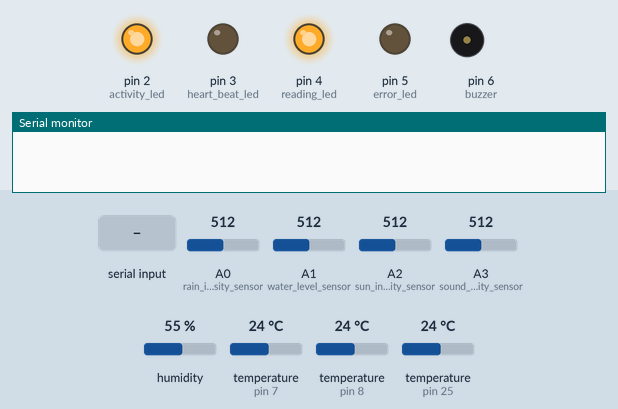
Recording of a sketch running on a simulated Arduino Mega 2560, built with avr-gcc and run on an emulated ATmega2560. Parts: output pins drawn as LEDs (lit = HIGH), buzzer (waves = sounding, pin HIGH), the last lines printed to the serial monitor. The inputs (shaded band) are chosen by the test bench; at power-on: A0 (rain_intensity_sensor) = 512, A1 (water_level_sensor) = 512, A2 (sun_intensity_sensor) = 512, A3 (sound_intensity_sensor) = 512, humidity 55 %, temperature (sensors on pin 7, pin 8, pin 25) 24 °C.

Above: at 6.4 s.
6.5 s: "1" received over Serial
At 11.0 s:
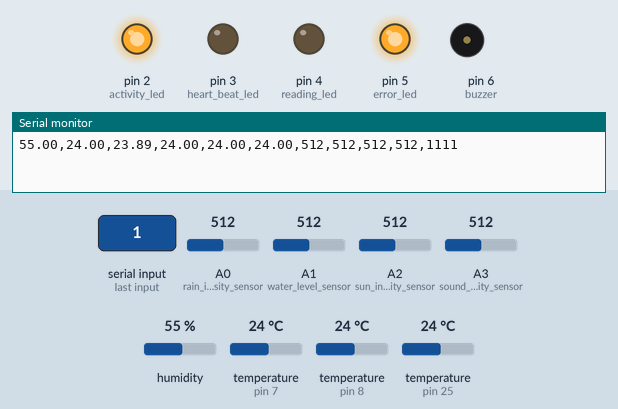
18.8 s: "0" received over Serial
At 22.7 s:
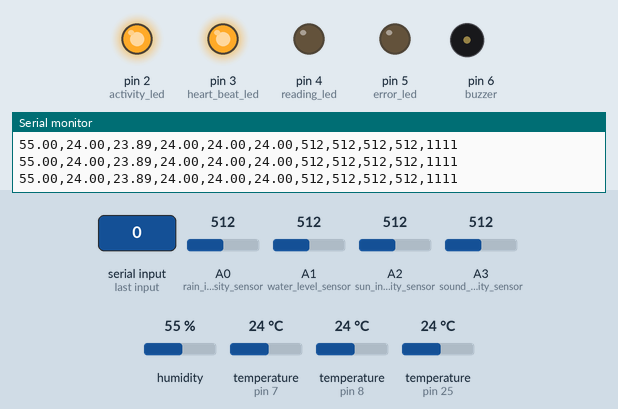
28.6 s: "2" received over Serial
At 37.5 s:
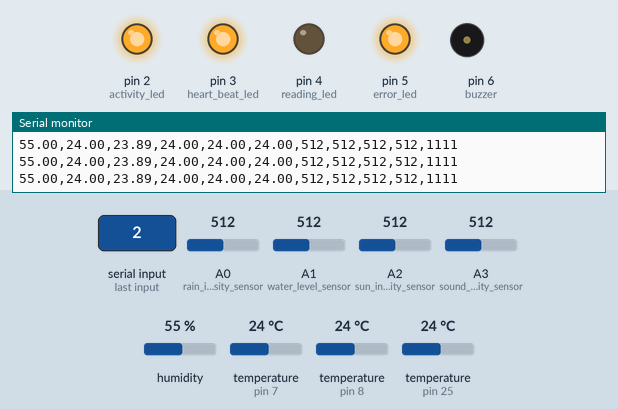
Timing chart, 0 to 44.2 s (numbered marks = the images above; inputs shaded):
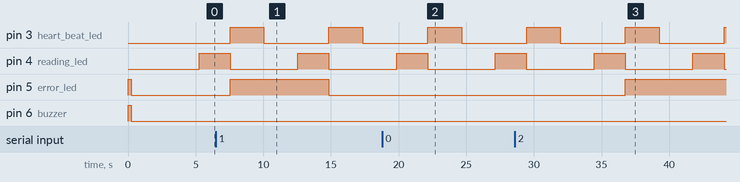

Measured:
- after the input at 18.8 s, pin 5 (error_led): stays LOW (without the input it goes to HIGH after 3.4 s)
- after the input at 28.6 s, pin 5 (error_led): LOW → HIGH after 8.2 s instead of 0.86 s
- by itself, pin 3 (heart_beat_led): alternates HIGH for 2.5 s and LOW for 4.8 s
- by itself, pin 4 (reading_led): alternates HIGH for 2.3 s and LOW for 5.0 s

The sketch:

Arduino.ino
```cpp
//libraries to include
#include <DHT_U.h>
#include <DHT.h>
#include <DallasTemperature.h>
#include <OneWire.h>

//sensor reading variables
int water_level = 0;
int sun_intensity = 0;
int rain_intensity = 0;
int sound_intensity = 0;

float earth_temperature = 0;
float ground_temperature = 0;
float system_temperature = 0;

float dht_humidity = 0;
float dht_temperature = 0;
float dht_heat_index = 0;


//sensor pinout (analog)
const int water_level_sensor = A1;
const int sun_intensity_sensor = A2;
const int rain_intensity_sensor = A0;
const int sound_intensity_sensor = A3;

//sensor pinout (digital)
#define earth_temperature_sensor_pin 7
#define ground_temperature_sensor_pin 8
#define system_temperature_sensor_pin 9

OneWire earth_temperature_sensor_onewire(earth_temperature_sensor_pin);
OneWire ground_temperature_sensor_onewire(ground_temperature_sensor_pin);
OneWire system_temperature_sensor_onewire(system_temperature_sensor_pin);

DallasTemperature earth_temperature_sensor(&earth_temperature_sensor_onewire);
DallasTemperature ground_temperature_sensor(&ground_temperature_sensor_onewire);
DallasTemperature system_temperature_sensor(&earth_temperature_sensor_onewire);


//dht sensor setup
#define DHTPIN 25
#define DHTTYPE DHT22
DHT dht(DHTPIN, DHTTYPE);


//led pinout
const int activity_led = 2;
const int heart_beat_led = 3;
const int error_led = 5;
const int reading_led = 4;

//buzzer pin
const int buzzer = 6;

//master delay
const int master_delay = 5000;

void setup(){
    //sensor setup (analog)
    pinMode(water_level_sensor, INPUT);
    pinMode(sun_intensity_sensor, INPUT);
    pinMode(rain_intensity_sensor, INPUT);
    pinMode(sound_intensity_sensor, INPUT);


    //led setup
    pinMode(activity_led, OUTPUT);
    pinMode(heart_beat_led, OUTPUT);
    pinMode(error_led, OUTPUT);
    pinMode(reading_led, OUTPUT);

    //buzzer setup
    pinMode(buzzer, OUTPUT);

    //activate buzzer (until raspberry pi is connected and digital sensors are initialized)
    digitalWrite(buzzer,HIGH);

    //dht sensor setup
    dht.begin();

    //activate error led until raspberry pi is connected
    digitalWrite(error_led,HIGH);

    //serial setup
    Serial.begin(9600);
    while (!Serial) {
        ; // wait for raspberry pi to connect
    }

    delay(250);
    //deactivate buzzer and error led
    digitalWrite(buzzer,LOW);
    digitalWrite(error_led,LOW);

    //wait for raspberry pi to initialize
    delay(5000);

    //activate activity led
    digitalWrite(activity_led,HIGH);

}

void loop(){
    read_sensors();
    serial_to_raspberry();
    check_if_raspberry_is_connected();
    heart_beat();
}

void serial_to_raspberry(){

    //dht sensor data
    Serial.print(dht_humidity);
    Serial.print(",");
    Serial.print(dht_temperature);
    Serial.print(",");
    Serial.print(dht_heat_index);
    Serial.print(",");

    //digital sensor data
    Serial.print(earth_temperature);
    Serial.print(",");
    Serial.print(ground_temperature);
    Serial.print(",");
    Serial.print(system_temperature);
    Serial.print(",");

    //analog sensor data
    Serial.print(water_level);
    Serial.print(",");
    Serial.print(sun_intensity);
    Serial.print(",");
    Serial.print(rain_intensity);
    Serial.print(",");
    Serial.print(sound_intensity);
    Serial.print(",");

    //impossible value to indicate end of data
    Serial.println("1111");
}

void check_if_raspberry_is_connected(){

    //if raspberry pi is not connected, activate error led and buzzer
    if(!Serial.available()){
        digitalWrite(error_led,HIGH);
        //digitalWrite(buzzer,HIGH);
    }
    else{
        digitalWrite(error_led,LOW);
        //digitalWrite(buzzer,LOW);
    }

    Serial.read();
}

void read_sensors(){
   //turn on reading led to indicate sensor reading
    digitalWrite(reading_led, HIGH);

    //read digital sensors
    earth_temperature_sensor.requestTemperatures();
    ground_temperature_sensor.requestTemperatures();
    system_temperature_sensor.requestTemperatures();

    earth_temperature = earth_temperature_sensor.getTempCByIndex(0);
    ground_temperature = ground_temperature_sensor.getTempCByIndex(0);
    system_temperature = system_temperature_sensor.getTempCByIndex(0);


    //read dht sensor
    dht_humidity = dht.readHumidity();
    dht_temperature = dht.readTemperature();
    dht_heat_index = dht.computeHeatIndex(dht_temperature, dht_humidity, false);

    //read analog sensors
    water_level = analogRead(water_level_sensor);
    sun_intensity = analogRead(sun_intensity_sensor);
    rain_intensity = analogRead(rain_intensity_sensor);
    sound_intensity = analogRead(sound_intensity_sensor);


    //turn off reading led
    digitalWrite(reading_led, LOW);
}


void heart_beat(){
    //function to indicate that arduino is running properly

    digitalWrite(heart_beat_led, HIGH);
    delay(master_delay/2);
    digitalWrite(heart_beat_led, LOW);
    delay(master_delay/2);
}
```
